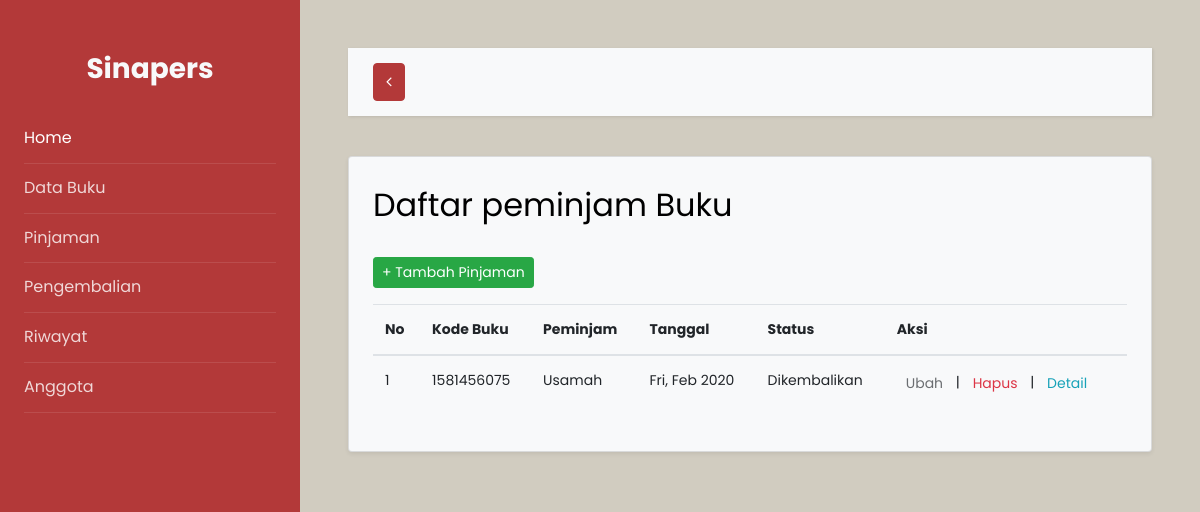
The app's page /pinjaman.php with its own data.
### tables this page shows
CREATE TABLE `tb_pinjaman` (
  `id_pinjaman` int(11) NOT NULL,
  `id_buku` int(11) NOT NULL,
  `id_anggota` int(11) NOT NULL,
  `nama_peminjam` varchar(50) NOT NULL,
  `detail_pinjaman` text NOT NULL,
  `tanggal_pinjaman` date NOT NULL,
  `status_pinjaman` varchar(20) NOT NULL DEFAULT 'Pending',
  `jml_pinjaman` int(100) NOT NULL
);

### pinjaman.php (the view, shortened to what this page needs)
<?php require('koneksi.php'); ?>
<!doctype html>
<html lang="en">
<head>
    <link rel="stylesheet" href="https://stackpath.bootstrapcdn.com/font-awesome/4.7.0/css/font-awesome.min.css">
    <link rel="stylesheet" href="css/style.css">
</head>
<body style="background:#d1ccc0">
    <div class="wrapper d-flex align-items-stretch">
        <nav id="sidebar" class="">
            <div class="p-4 pt-5" style="background:#b33939">
                <h3 class="text-center font-weight-bold text-light mb-4">Sinapers</h3>
                <ul class="list-unstyled components mb-5">
                    <li class="active">
                        <a href="index.php"> Home</a>
                    </li>
                    <li>
                        <a href="buku.php"> Data Buku</a>
                    </li>
                    <li>
                        <a href="pinjaman.php"> Pinjaman</a>
                    </li>
                    <li>
                        <a href="kembali.php"> Pengembalian</a>
                    </li>
                    <li>
                        <a href="riwayat.php"> Riwayat</a>
                    </li>
                    <li>
                        <a href="anggota.php"> Anggota</a>
                    </li>
                </ul>
            </div>
        </nav>
        <div id="content" class="p-4 p-md-5">
            <nav class="navbar navbar-expand-lg navbar-light bg-light">
                <div class="container-fluid">
                    <button type="button" id="sidebarCollapse" class="btn btn-danger">
                        <i class="fa fa-angle-left"></i>
                    </button>
                </div>
            </nav>
            <div class="content">
                <div class="card p-4 shadow-sm bg-light">
                    <h2 class="card-title">
                        Daftar peminjam Buku
                    </h2>
                    <div class="row">
                        <div class="col my-3">
                            <button type="button" class="btn btn-success btn-sm" data-toggle="modal" data-target="#tambah">
                                + Tambah Pinjaman
                            </button>
                        </div>
                    </div>
                    <table class="table" id="table">
                        <thead>
                            <tr>
                                <th>No</th>
                                <th>Kode Buku</th>
                                <th>Peminjam</th>
                                <th>Tanggal</th>
                                <th>Status</th>
                                <th>Aksi</th>
                            </tr>
                        </thead>
                        <tbody>
                            <?php
                            $no = 0;
                            $sql = mysqli_query($koneksi, "SELECT * FROM tb_pinjaman ORDER BY tanggal_pinjaman DESC");
                            while ($data = mysqli_fetch_assoc($sql)) {
                            ?>
                                <tr>
                                    <td><?= $no += 1; ?></td>
                                    <td><?= $data['id_buku']; ?></td>
                                    <td><?= $data['nama_peminjam']; ?></td>
                                    <td><?= date('D, M Y', strtotime($data['tanggal_pinjaman'])); ?></td>
                                    <td><?= $data['status_pinjaman']; ?></td>
                                    <td>
                                        <form method="post">
                                            <?php if($data['status_pinjaman']=="Sedang Dipinjam"){ ?>
                                                <a href="?page=edit&id=<?= $data['id_pinjaman']; ?>" class="btn btn-sm btn-default text-warning">Ubah</a>
                                                |
                                            <?php } elseif($data['status_pinjaman']=="Dikembalikan"){ ?>
                                                <button type="submit" class="btn btn-sm btn-default disabled" readonly >Ubah</button>
                                                |
                                            <?php } ?>
                                            <button type="submit" name="hapus" onclick="return confirm('Yakin ingin hapus <?= $data['nama_peminjam']; ?>');" class="btn btn-sm btn-default text-danger">Hapus</button>
                                            |
                                            <a href="?page=detail&id=<?= $data['id_pinjaman']; ?>" class="btn btn-sm btn-default text-info">Detail</a>
                                        </form>
                                    </td>
                                </tr>
                            <?php } ?>
                        </tbody>
                    </table>
                </div>
            </div>
        </div>
    </div>
</body>
</html>

### records on screen
tb_pinjaman: id_buku "1581456075", nama_peminjam "Usamah", tanggal_pinjaman "Fri, Feb 2020", status_pinjaman "Dikembalikan", shows "Ubah"
